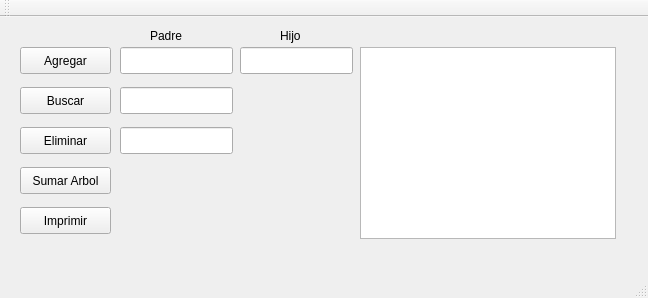
<?xml version="1.0" encoding="UTF-8"?>
<ui version="4.0">
 <class>MainWindow</class>
 <widget class="QMainWindow" name="MainWindow">
  <property name="geometry">
   <rect>
    <x>0</x>
    <y>0</y>
    <width>648</width>
    <height>298</height>
   </rect>
  </property>
  <property name="windowTitle">
   <string>MainWindow</string>
  </property>
  <widget class="QWidget" name="centralWidget">
   <widget class="QPushButton" name="pushAgregar">
    <property name="geometry">
     <rect>
      <x>20</x>
      <y>30</y>
      <width>91</width>
      <height>27</height>
     </rect>
    </property>
    <property name="text">
     <string>Agregar</string>
    </property>
   </widget>
   <widget class="QPushButton" name="pushEliminar">
    <property name="geometry">
     <rect>
      <x>20</x>
      <y>110</y>
      <width>91</width>
      <height>27</height>
     </rect>
    </property>
    <property name="text">
     <string>Eliminar</string>
    </property>
   </widget>
   <widget class="QPushButton" name="pushSumar">
    <property name="geometry">
     <rect>
      <x>20</x>
      <y>150</y>
      <width>91</width>
      <height>27</height>
     </rect>
    </property>
    <property name="text">
     <string>Sumar Arbol</string>
    </property>
   </widget>
   <widget class="QPushButton" name="pushImprimir">
    <property name="geometry">
     <rect>
      <x>20</x>
      <y>190</y>
      <width>91</width>
      <height>27</height>
     </rect>
    </property>
    <property name="text">
     <string>Imprimir</string>
    </property>
   </widget>
   <widget class="QPushButton" name="pushBuscar">
    <property name="geometry">
     <rect>
      <x>20</x>
      <y>70</y>
      <width>91</width>
      <height>27</height>
     </rect>
    </property>
    <property name="text">
     <string>Buscar</string>
    </property>
   </widget>
   <widget class="QLineEdit" name="lineEditAgregarRaiz">
    <property name="geometry">
     <rect>
      <x>120</x>
      <y>30</y>
      <width>113</width>
      <height>27</height>
     </rect>
    </property>
   </widget>
   <widget class="QLineEdit" name="lineEditBuscar">
    <property name="geometry">
     <rect>
      <x>120</x>
      <y>70</y>
      <width>113</width>
      <height>27</height>
     </rect>
    </property>
   </widget>
   <widget class="QLineEdit" name="lineEditEliminar">
    <property name="geometry">
     <rect>
      <x>120</x>
      <y>110</y>
      <width>113</width>
      <height>27</height>
     </rect>
    </property>
   </widget>
   <widget class="QLineEdit" name="lineEditAgregarValor">
    <property name="geometry">
     <rect>
      <x>240</x>
      <y>30</y>
      <width>113</width>
      <height>27</height>
     </rect>
    </property>
   </widget>
   <widget class="QLabel" name="label">
    <property name="geometry">
     <rect>
      <x>150</x>
      <y>10</y>
      <width>59</width>
      <height>17</height>
     </rect>
    </property>
    <property name="text">
     <string>Padre</string>
    </property>
   </widget>
   <widget class="QLabel" name="label_2">
    <property name="geometry">
     <rect>
      <x>280</x>
      <y>10</y>
      <width>59</width>
      <height>17</height>
     </rect>
    </property>
    <property name="text">
     <string>Hijo</string>
    </property>
   </widget>
   <widget class="QListWidget" name="listWidget">
    <property name="geometry">
     <rect>
      <x>360</x>
      <y>30</y>
      <width>256</width>
      <height>192</height>
     </rect>
    </property>
   </widget>
  </widget>
  <widget class="QMenuBar" name="menuBar">
   <property name="geometry">
    <rect>
     <x>0</x>
     <y>0</y>
     <width>648</width>
     <height>27</height>
    </rect>
   </property>
  </widget>
  <widget class="QToolBar" name="mainToolBar">
   <attribute name="toolBarArea">
    <enum>TopToolBarArea</enum>
   </attribute>
   <attribute name="toolBarBreak">
    <bool>false</bool>
   </attribute>
  </widget>
  <widget class="QStatusBar" name="statusBar"/>
 </widget>
 <layoutdefault spacing="6" margin="11"/>
 <resources/>
 <connections/>
</ui>
